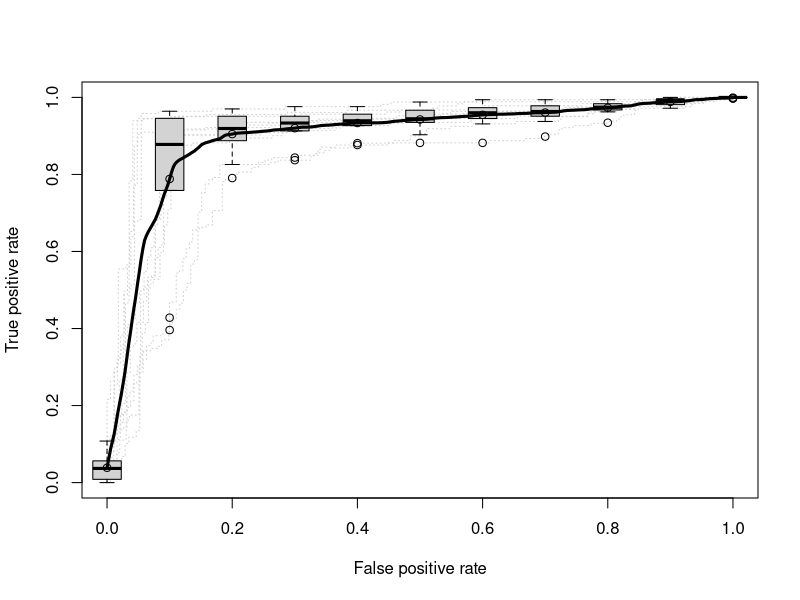

Generate this figure with R:
library(ROCR)


### Name: ROCR.xval
### Title: Data set: Artificial cross-validation data for use with ROCR
### Aliases: ROCR.xval
### Keywords: datasets

### ** Examples

# plot ROC curves for several cross-validation runs (dotted
# in grey), overlaid by the vertical average curve and boxplots
# showing the vertical spread around the average.
data(ROCR.xval)
pred <- prediction(ROCR.xval$predictions, ROCR.xval$labels)
perf <- performance(pred,"tpr","fpr")
plot(perf,col="grey82",lty=3)
plot(perf,lwd=3,avg="vertical",spread.estimate="boxplot",add=TRUE)
